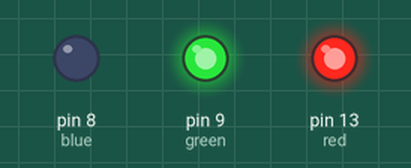
A sketch run on a simulated Arduino Uno, built with avr-gcc and run on an emulated ATmega328P. Shown: output pins drawn as LEDs (lit = HIGH).

Above: at 0.1 s.
Timing chart, 0 to 1.6 s (numbered marks = the images above):
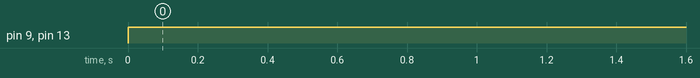

Measured:
- by itself, pin 9 (green), pin 13 (red): LOW → HIGH at 0.00 s

The sketch:

yellow0401.ino
```cpp
int red = 13;
int green = 9;
int blue = 8;
void setup() {
  pinMode(red,OUTPUT);
  pinMode(green,OUTPUT);
  pinMode(blue,OUTPUT);

}

void loop() {
  digitalWrite(red,HIGH);
  digitalWrite(green,HIGH);
}
```
